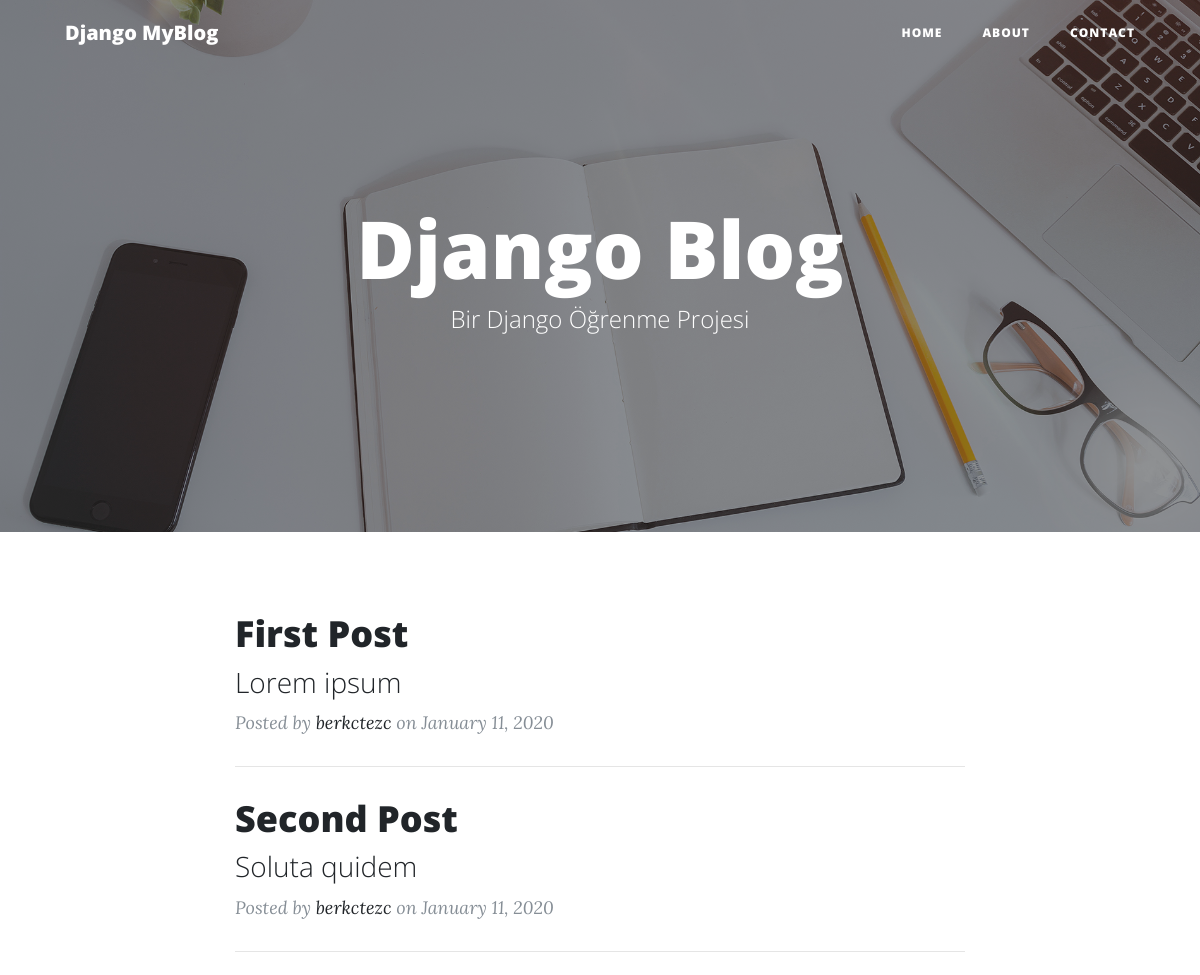
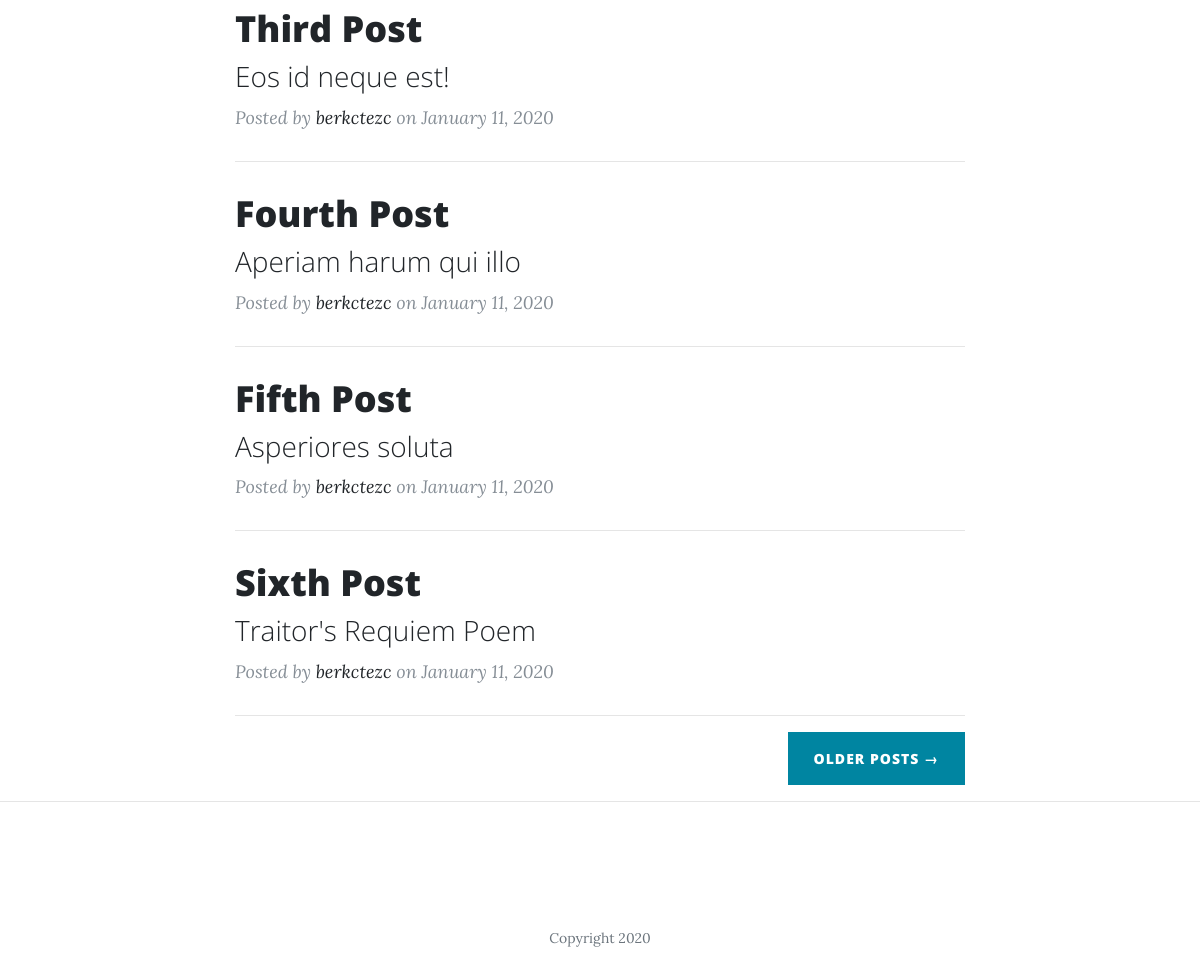
The page / on the database its author committed (2 pictures, top to bottom).
### blog/models.py (models this page shows, shortened)
class Post(models.Model):
    title = models.CharField(max_length=100)
    subtitle = models.CharField(max_length=100)
    content = models.TextField()  # iceriklerimiz yazi alanı kullanacak
    author = models.ForeignKey(  # coktan tekile ilişki ( bir kullanıcı bir çok içerik üretebilir)
        'auth.User',  # django tarafından oluşturulmuş kullanıcı bilgisi
        on_delete=models.CASCADE,  # olusturan kullanıcı silme islemi gerceklestirebilir
    )
    date = models.DateTimeField(auto_now_add=True)
    image = models.ImageField(upload_to='images/', null=True)

### blog/views.py (the view)
# urls.py: path('', BlogPageView.as_view(), name='index'),
class BlogPageView(ListView):
    model = Post
    template_name = 'index.html'

### templates/index.html
{% extends 'base.html' %} {% block content %} {% load static %}
<header
  class="masthead"
  style="background-image: url( {% static 'img/home-bg.jpg' %})"
>
  <div class="overlay"></div>
  <div class="container">
    <div class="row">
      <div class="col-lg-8 col-md-10 mx-auto">
        <div class="site-heading">
          <h1>Django Blog</h1>
          <span class="subheading">Bir Django Öğrenme Projesi</span>
        </div>
      </div>
    </div>
  </div>
</header>
<div class="container">
  <div class="row">
    <div class="col-lg-8 col-md-10 mx-auto">
      {% for post in object_list %}
      <div class="post-preview">
        <a href="{% url 'post' post.pk %}">
          <h2 class="post-title">
            {{ post.title }}
          </h2>
          <h3 class="post-subtitle">
            {{ post.subtitle }}
          </h3>
        </a>
        <p class="post-meta">
          Posted by
          <a href="#">{{ post.author }}</a>
          on {{ post.date|date:"F d, Y" }}
        </p>
      </div>
      <hr />
      {% endfor %}
      <div class="clearfix">
        <a class="btn btn-primary float-right" href="#">Older Posts &rarr;</a>
      </div>
    </div>
  </div>
</div>
<hr />
{% endblock content %}

### rows shown on the page
Post: title "First Post", subtitle "Lorem ipsum", author "berkctezc", date "January 11, 2020"
Post: title "Second Post", subtitle "Soluta quidem", author "berkctezc", date "January 11, 2020"
Post: title "Third Post", subtitle "Eos id neque est!", author "berkctezc", date "January 11, 2020"
Post: title "Fourth Post", subtitle "Aperiam harum qui illo", author "berkctezc", date "January 11, 2020"
Post: title "Fifth Post", subtitle "Asperiores soluta", author "berkctezc", date "January 11, 2020"
Post: title "Sixth Post", subtitle "Traitor's Requiem Poem", author "berkctezc", date "January 11, 2020"
